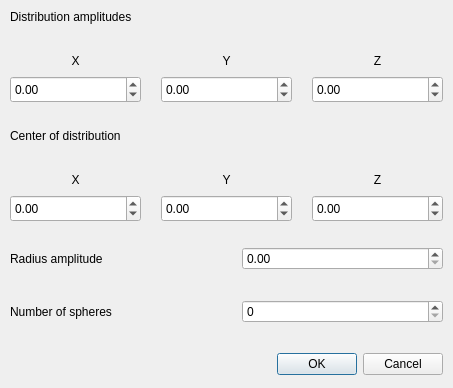
<?xml version="1.0" encoding="UTF-8"?>
<ui version="4.0">
 <class>GenerateSpheresDialog</class>
 <widget class="QDialog" name="GenerateSpheresDialog">
  <property name="geometry">
   <rect>
    <x>0</x>
    <y>0</y>
    <width>453</width>
    <height>388</height>
   </rect>
  </property>
  <property name="windowTitle">
   <string>Dialog</string>
  </property>
  <widget class="QWidget" name="layoutWidget">
   <property name="geometry">
    <rect>
     <x>10</x>
     <y>10</y>
     <width>433</width>
     <height>365</height>
    </rect>
   </property>
   <layout class="QVBoxLayout" name="verticalLayout">
    <property name="spacing">
     <number>30</number>
    </property>
    <item>
     <layout class="QVBoxLayout" name="verticalLayout_da">
      <item>
       <widget class="QLabel" name="label_da">
        <property name="text">
         <string>Distribution amplitudes</string>
        </property>
       </widget>
      </item>
      <item>
       <layout class="QGridLayout" name="gridLayout_da">
        <property name="horizontalSpacing">
         <number>20</number>
        </property>
        <property name="verticalSpacing">
         <number>8</number>
        </property>
        <item row="0" column="0">
         <widget class="QLabel" name="label_da_x">
          <property name="text">
           <string>X</string>
          </property>
          <property name="alignment">
           <set>Qt::AlignCenter</set>
          </property>
         </widget>
        </item>
        <item row="0" column="1">
         <widget class="QLabel" name="label_da_y">
          <property name="text">
           <string>Y</string>
          </property>
          <property name="alignment">
           <set>Qt::AlignCenter</set>
          </property>
         </widget>
        </item>
        <item row="0" column="2">
         <widget class="QLabel" name="label_da_z">
          <property name="text">
           <string>Z</string>
          </property>
          <property name="alignment">
           <set>Qt::AlignCenter</set>
          </property>
         </widget>
        </item>
        <item row="1" column="0">
         <widget class="QDoubleSpinBox" name="doubleSpinBox_da_x">
          <property name="minimumSize">
           <size>
            <width>0</width>
            <height>27</height>
           </size>
          </property>
          <property name="minimum">
           <double>-999999999.000000000000000</double>
          </property>
          <property name="maximum">
           <double>999999999.000000000000000</double>
          </property>
          <property name="value">
           <double>0.000000000000000</double>
          </property>
         </widget>
        </item>
        <item row="1" column="1">
         <widget class="QDoubleSpinBox" name="doubleSpinBox_da_y">
          <property name="minimumSize">
           <size>
            <width>0</width>
            <height>27</height>
           </size>
          </property>
          <property name="minimum">
           <double>-999999999.000000000000000</double>
          </property>
          <property name="maximum">
           <double>999999999.000000000000000</double>
          </property>
          <property name="value">
           <double>0.000000000000000</double>
          </property>
         </widget>
        </item>
        <item row="1" column="2">
         <widget class="QDoubleSpinBox" name="doubleSpinBox_da_z">
          <property name="minimumSize">
           <size>
            <width>0</width>
            <height>27</height>
           </size>
          </property>
          <property name="minimum">
           <double>-999999999.000000000000000</double>
          </property>
          <property name="maximum">
           <double>999999999.000000000000000</double>
          </property>
          <property name="value">
           <double>0.000000000000000</double>
          </property>
         </widget>
        </item>
       </layout>
      </item>
     </layout>
    </item>
    <item>
     <layout class="QVBoxLayout" name="verticalLayout_c">
      <item>
       <widget class="QLabel" name="label_c">
        <property name="text">
         <string>Center of distribution</string>
        </property>
       </widget>
      </item>
      <item>
       <layout class="QGridLayout" name="gridLayout_c">
        <property name="horizontalSpacing">
         <number>20</number>
        </property>
        <property name="verticalSpacing">
         <number>8</number>
        </property>
        <item row="0" column="0">
         <widget class="QLabel" name="label_c_x">
          <property name="text">
           <string>X</string>
          </property>
          <property name="alignment">
           <set>Qt::AlignCenter</set>
          </property>
         </widget>
        </item>
        <item row="0" column="1">
         <widget class="QLabel" name="label_c_y">
          <property name="text">
           <string>Y</string>
          </property>
          <property name="alignment">
           <set>Qt::AlignCenter</set>
          </property>
         </widget>
        </item>
        <item row="0" column="2">
         <widget class="QLabel" name="label_c_z">
          <property name="text">
           <string>Z</string>
          </property>
          <property name="alignment">
           <set>Qt::AlignCenter</set>
          </property>
         </widget>
        </item>
        <item row="1" column="0">
         <widget class="QDoubleSpinBox" name="doubleSpinBox_c_x">
          <property name="minimumSize">
           <size>
            <width>0</width>
            <height>27</height>
           </size>
          </property>
          <property name="minimum">
           <double>-999999999.000000000000000</double>
          </property>
          <property name="maximum">
           <double>999999999.000000000000000</double>
          </property>
          <property name="value">
           <double>0.000000000000000</double>
          </property>
         </widget>
        </item>
        <item row="1" column="1">
         <widget class="QDoubleSpinBox" name="doubleSpinBox_c_y">
          <property name="minimumSize">
           <size>
            <width>0</width>
            <height>27</height>
           </size>
          </property>
          <property name="minimum">
           <double>-999999999.000000000000000</double>
          </property>
          <property name="maximum">
           <double>999999999.000000000000000</double>
          </property>
          <property name="value">
           <double>0.000000000000000</double>
          </property>
         </widget>
        </item>
        <item row="1" column="2">
         <widget class="QDoubleSpinBox" name="doubleSpinBox_c_z">
          <property name="minimumSize">
           <size>
            <width>0</width>
            <height>27</height>
           </size>
          </property>
          <property name="minimum">
           <double>-999999999.000000000000000</double>
          </property>
          <property name="maximum">
           <double>999999999.000000000000000</double>
          </property>
          <property name="value">
           <double>0.000000000000000</double>
          </property>
         </widget>
        </item>
       </layout>
      </item>
     </layout>
    </item>
    <item>
     <layout class="QHBoxLayout" name="horizontalLayout_r">
      <item>
       <widget class="QLabel" name="label_r">
        <property name="text">
         <string>Radius amplitude</string>
        </property>
       </widget>
      </item>
      <item>
       <widget class="QDoubleSpinBox" name="doubleSpinBox_r">
        <property name="minimum">
         <double>0.000000000000000</double>
        </property>
        <property name="maximum">
         <double>999999999.000000000000000</double>
        </property>
        <property name="value">
         <double>0.000000000000000</double>
        </property>
       </widget>
      </item>
     </layout>
    </item>
    <item>
     <layout class="QHBoxLayout" name="horizontalLayout_nb">
      <item>
       <widget class="QLabel" name="label_nb">
        <property name="text">
         <string>Number of spheres</string>
        </property>
       </widget>
      </item>
      <item>
       <widget class="QSpinBox" name="spinBox_nb">
        <property name="maximum">
         <number>999</number>
        </property>
       </widget>
      </item>
     </layout>
    </item>
    <item>
     <widget class="QDialogButtonBox" name="buttonBox">
      <property name="orientation">
       <enum>Qt::Horizontal</enum>
      </property>
      <property name="standardButtons">
       <set>QDialogButtonBox::Cancel|QDialogButtonBox::Ok</set>
      </property>
     </widget>
    </item>
   </layout>
  </widget>
 </widget>
 <resources/>
 <connections>
  <connection>
   <sender>buttonBox</sender>
   <signal>accepted()</signal>
   <receiver>GenerateSpheresDialog</receiver>
   <slot>accept()</slot>
   <hints>
    <hint type="sourcelabel">
     <x>248</x>
     <y>254</y>
    </hint>
    <hint type="destinationlabel">
     <x>157</x>
     <y>274</y>
    </hint>
   </hints>
  </connection>
  <connection>
   <sender>buttonBox</sender>
   <signal>rejected()</signal>
   <receiver>GenerateSpheresDialog</receiver>
   <slot>reject()</slot>
   <hints>
    <hint type="sourcelabel">
     <x>316</x>
     <y>260</y>
    </hint>
    <hint type="destinationlabel">
     <x>286</x>
     <y>274</y>
    </hint>
   </hints>
  </connection>
 </connections>
</ui>
